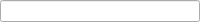
<?xml version="1.0" encoding="UTF-8"?>
<ui version="4.0">
 <class>EditBox</class>
 <widget class="QLineEdit" name="EditBox">
  <property name="windowTitle">
   <string>Form</string>
  </property>
 </widget>
 <resources/>
 <connections/>
</ui>
